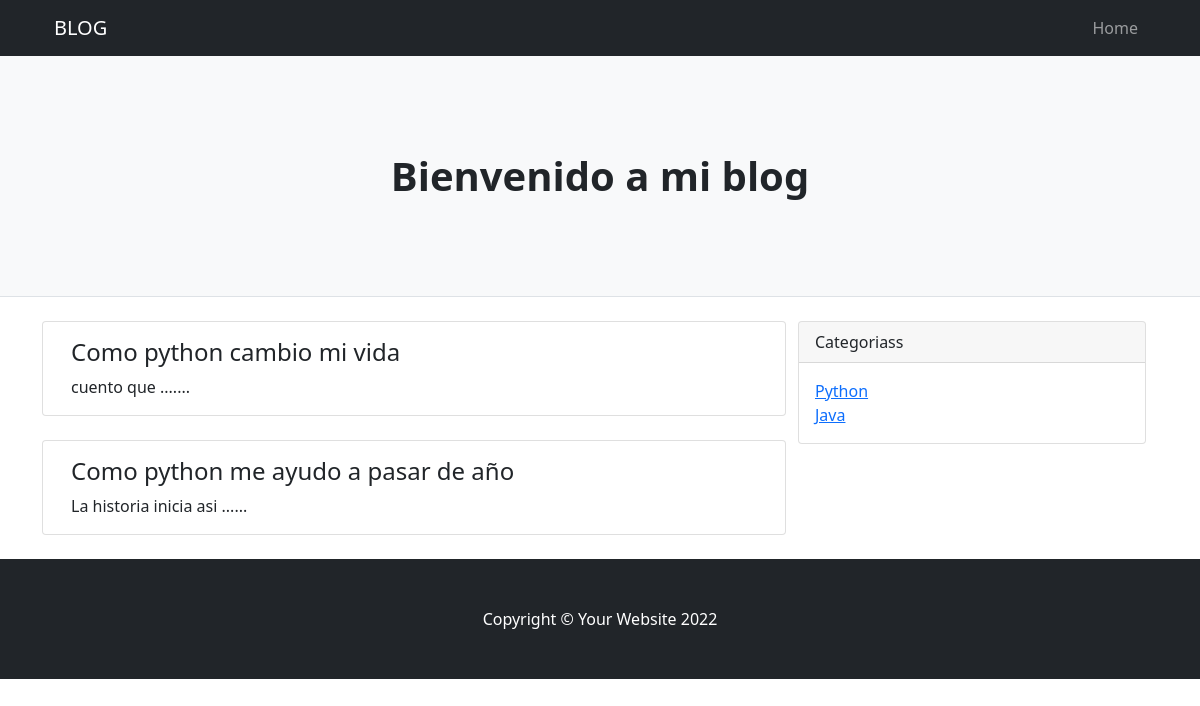
The page /categoria/1 on the database its author committed.
### blog/models.py (models this page shows, shortened)
class Post(models.Model):
    categoria = models.ForeignKey(Categoria,on_delete=models.CASCADE)
    titulo = models.CharField(max_length=200)
    descripcion = models.CharField(max_length=200)

class Categoria(models.Model):
    nombre = models.CharField(max_length=200)
    pub_date = models.DateTimeField('fecha de registro',auto_now=True)

### blog/views.py (the view)
# urls.py: path('categoria/<int:categoria_id>', views.categoria ),
def categoria(request, categoria_id):
    categoria = Categoria.objects.get(pk=categoria_id)
    post_list = categoria.post_set.all()
    categories_list = Categoria.objects.all()
    context = {
        'post_list' : post_list ,
        'categories_list': categories_list,
        'categoria':categoria
    }
    return render(request,'index.html',context)

### blog/templates/index.html (shortened to what this page needs)
{% load static %}
<!DOCTYPE html>
<html lang="en">
    <head>
        <link href="{% static 'vendor/bootstrap/css/bootstrap.min.css' %}" rel="stylesheet">
    <link href="{% static 'css/styles.css' %}" rel="stylesheet">
    </head>
    <body>
        <nav class="navbar navbar-expand-lg navbar-dark bg-dark">
            <div class="container">
                <a class="navbar-brand" href="#!">BLOG</a>
                <div class="collapse navbar-collapse" id="navbarSupportedContent">
                    <ul class="navbar-nav ms-auto mb-2 mb-lg-0">
                        <li class="nav-item"><a class="nav-link" href="#">Home</a></li>
                    </ul>
                </div>
            </div>
        </nav>
        <header class="py-5 bg-light border-bottom mb-4">
            <div class="container">
                <div class="text-center my-5">
                    <h1 class="fw-bolder">Bienvenido a mi blog</h1>
                </div>
            </div>
        </header>
        <div class="container">
            <div class="row">
                <div class="col-lg-8">
                    <div class="row">
                            {% for post in post_list %}
                            <div class="card mb-4">
                                <div class="card-body">
                                    <h2 class="card-title h4">{{ post.titulo}}</h2>
                                    <p class="card-text">{{ post.descripcion}}</p>
                                </div>
                            </div>
                            {% endfor %}
                    </div>
                </div>
                <div class="col-lg-4">
                    <div class="card mb-4">
                        <div class="card-header">Categoriass</div>
                        <div class="card-body">
                            <div class="row">
                                <div class="col-sm-6">
                                    <ul class="list-unstyled mb-0">
                                        {% for cat in categories_list %}
                                        <li><a href="/categoria/{{ cat.id }}"">{{ cat.nombre }}</a></li>
                                        {% endfor %}
                                    </ul>
                                </div>
                            </div>
                        </div>
                    </div>
                </div>
            </div>
        </div>
        <footer class="py-5 bg-dark">
            <div class="container"><p class="m-0 text-center text-white">Copyright &copy; Your Website 2022</p></div>
        </footer>
    </body>
</html>

### rows shown on the page
Post: titulo "Como python cambio mi vida", descripcion "cuento que ......."
Post: titulo "Como python me ayudo a pasar de año", descripcion "La historia inicia asi ......"
Categoria: nombre "Python"
Categoria: nombre "Java"
